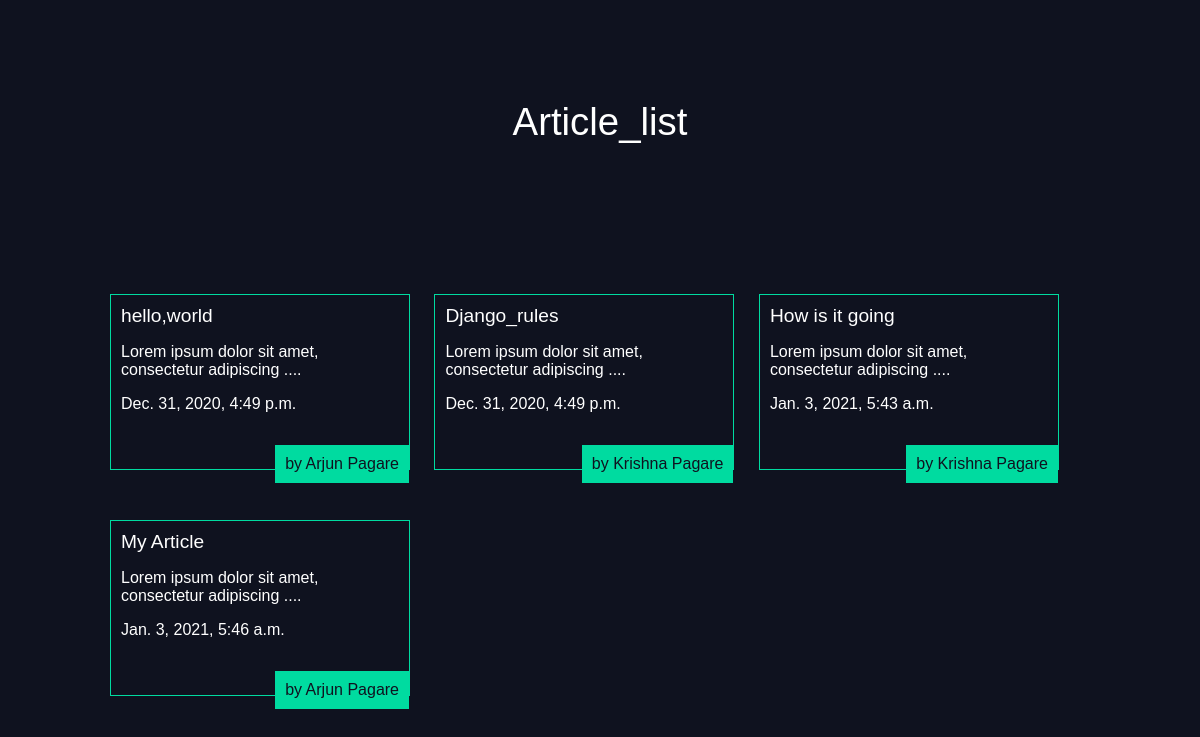
The app's page /articles/ with its own data.
### articles/models.py (models this page shows, shortened)
class Article(models.Model):
    title = models.CharField(max_length=100)
    slug  = models.SlugField()
    body  = models.TextField()
    date  = models.DateTimeField(auto_now_add=True)
    thumb = models.ImageField(default='default.png', blank=True)
    autho = models.CharField(max_length=100)
    def snippet(self):
        return self.body[:50] + "  ...."

### articles/views.py (the view)
def article_list(request):
    article = Article.objects.all().order_by()
    return render(request,'articles/article_list.html',{'articles':article})

### articles/templates/articles/article_list.html (shortened to what this page needs)
<!DOCTYPE html>
<html>
    <head>
        <link rel="stylesheet" href="/static/style.css">
    </head>
    <body>
        <div class="wrapper">
            <h1>Article_list</h1>
            {%for article in articles%}
            <div class="articles">
            <div class="article">
            <h2><a href="{%url 'articles:detail' slug=article.slug%}">{{ article.title }}</h2>
            <p>{{ article.snippet }}</p>
            <p>{{article.date}}</p>
            <p class="author">by  {{article.autho}}</p>
            </div>
            </div>
            {% endfor %}
        </div>
     </body>
</html>

### assets/style.css (style rules this page uses)
body { background-color: #0f121f; color:#fff; font-family:Arial; }
h1,h2,h3,h4,h5 { font-weight:normal; margin:0 auto; }
a, a:hover, a:visited { color: #fff; text-decoration: none; }
.wrapper { max-width:1000px; margin: 0 auto; }
div.wrapper h1 { text-align: center; margin:100px auto; font-size:2.4em; }
.articles { display:inline-block; width:300px; padding-inline: 10px; padding-top: 50px }
.article { padding:10px; border:1px solid #00dba0; position: relative; padding-bottom: 40px; }
.article h2 { font-size: 1.2em; }
.article .author { padding: 10px; background: #00dba0; position:absolute; right:0; color:#0f121f; }
.author { padding: 10px; background: #00dba0; position:absolute; right:0; color:#0f121f; }

### records on screen
Article: title "hello,world", snippet "Lorem ipsum dolor sit amet, consectetur adipiscing ....", date "Dec. 31, 2020, 4:49 p.m.", autho "Arjun Pagare"
Article: title "Django_rules", snippet "Lorem ipsum dolor sit amet, consectetur adipiscing ....", date "Dec. 31, 2020, 4:49 p.m.", autho "Krishna Pagare"
Article: title "How is it going", snippet "Lorem ipsum dolor sit amet, consectetur adipiscing ....", date "Jan. 3, 2021, 5:43 a.m.", autho "Krishna Pagare"
Article: title "My Article", snippet "Lorem ipsum dolor sit amet, consectetur adipiscing ....", date "Jan. 3, 2021, 5:46 a.m.", autho "Arjun Pagare"
